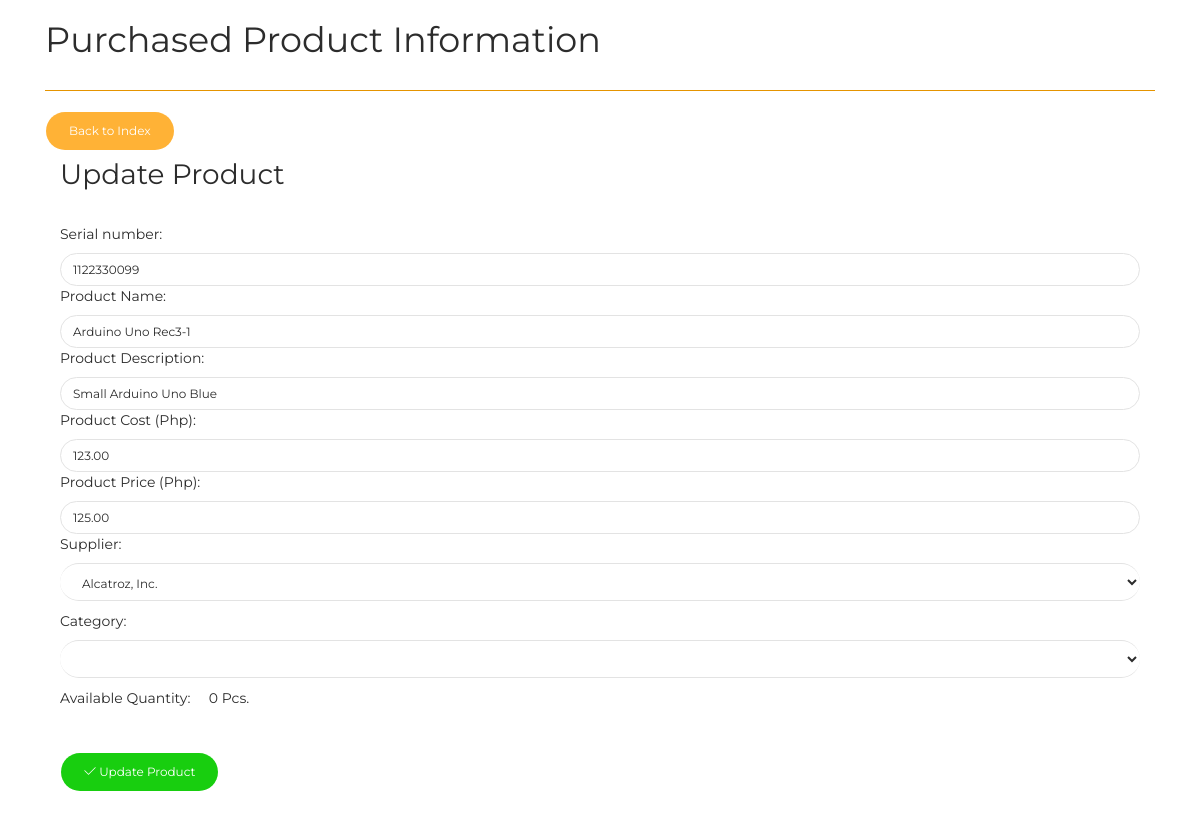
The app's page /Electricks-shop/pages/product_update.php?prod_id=11 with its own data.
### tables this page shows
CREATE TABLE IF NOT EXISTS `products` (
`prod_id` int(11) NOT NULL,
  `prod_name` varchar(50) NOT NULL,
  `prod_desc` varchar(500) NOT NULL,
  `prod_qty` int(11) NOT NULL,
  `prod_cost` decimal(10,2) NOT NULL,
  `prod_price` decimal(10,2) NOT NULL,
  `category` varchar(100) NOT NULL,
  `supplier` varchar(100) NOT NULL,
  `prod_serial` varchar(50) NOT NULL,
  `prod_pic1` varchar(500) NOT NULL,
  `prod_pic2` varchar(500) NOT NULL,
  `prod_pic3` varchar(500) NOT NULL
);

### Electricks-shop/pages/product_update.php (the view, shortened to what this page needs)
<?php
include("../config/dbconn.php");
?>
<?php
$id=isset($_GET['prod_id']) ? $_GET['prod_id'] : die('ERROR: Record ID not found.');
$result = mysqli_query($dbconn, "SELECT * FROM products WHERE prod_id=$id");
while($res = mysqli_fetch_array($result))
{
    $prod_name = $res['prod_name'];
    $prod_desc = $res['prod_desc'];
    $prod_qty = $res['prod_qty'];
    $prod_cost = $res['prod_cost'];
    $prod_price = $res['prod_price'];
    $prod_serial = $res['prod_serial'];
}
?>
<!DOCTYPE html>
<html lang="en">
<head>
    <link rel="stylesheet" href="https://maxcdn.bootstrapcdn.com/font-awesome/latest/css/font-awesome.min.css" />
    <link href="../assets/css/bootstrap.min.css" rel="stylesheet" />
    <link href="../assets/css/now-ui-kit.css?v=1.1.0" rel="stylesheet" />
    <link href="../assets/css/demo.css" rel="stylesheet" />
</head>
<body class="index-page sidebar-collapse">
    <div class="wrapper">
<br>
        <div class="main">
            <div class="section section-basic">
                <div class="container">
                      <h2>Purchased Product Information</h2>
                      <hr color="orange">
                      <a href='admin_panel.php' class='btn btn-warning btn-round'>Back to Index</a>
                <br>
                <div class="col-md-12">
    <div class="panel panel-success panel-size-custom">
  <div class="panel-heading"><h3>Update Product</h3></div>
  <div class="panel-body">
    <form action="product_update.php" method="post">
        <div class="form group">
            <label for="prod_name">Serial number:</label>
            <input type="text" class="form-control" id="prod_serial" name="prod_serial" value="<?php echo $prod_serial;?>">
            <label for="prod_name">Product Name:</label>
            <input type="text" class="form-control" id="prod_name" name="prod_name" value="<?php echo $prod_name;?>">
            <label for="prod_desc">Product Description:</label>
            <input type="text" class="form-control" id="prod_desc" name="prod_desc" value="<?php echo $prod_desc;?>">
            <label for="prod_cost">Product Cost (Php):</label>
            <input type="text" class="form-control" id="prod_cost" name="prod_cost" value="<?php echo $prod_cost;?>">
            <label for="prod_price">Product Price (Php):</label>
            <input type="text" class="form-control" id="prod_price" name="prod_price" value="<?php echo $prod_price;?>">
                    <div class="form-group">
                        <label for="supp_name">Supplier:</label>
                        <div class="input-group">
                            <select class="form-control" id="supplier" name="supplier" required>
                              <?php
                              include('../config/dbconn.php');
                              $query=mysqli_query($dbconn,"SELECT supp_name FROM supplier ORDER BY supp_name ASC")or die(mysqli_error());
                              while($row=mysqli_fetch_array($query)){
                                  ?>
                                <option value="<?php echo $row['supp_name'];?>"><?php echo $row['supp_name'];?></option>
                                <?php }?>
                            </select>
                        </div>
                        <label for="category">Category:</label>
                        <div class="input-group">
                            <select class="form-control" id="category" name="category" required>
                              <?php
                              include('../config/dbconn.php');
                              $query=mysqli_query($dbconn,"SELECT cat_name FROM category ORDER BY cat_name ASC")or die(mysqli_error());
                              while($row=mysqli_fetch_array($query)){
                              ?>
                                <option value="<?php echo $row['cat_name'];?>"><?php echo $row['cat_name'];?></option>
                                <?php }?>
                            </select>
                        </div>
                        <label for="prod_qty" id="prod_qty" name="prod_qty">Available Quantity: &nbsp &nbsp <?php echo $prod_qty;?> Pcs.</label>
                    </div>
                </div>
             </div>
            </div>
            <br>
            <div class="form group">
                <button type="submit" class="btn btn-success btn-round" id="submit" name="update">
                    <i class="now-ui-icons ui-1_check"></i> Update Product
                </button>
            </div>
  </div>
</div>
</div>
    </div>
</body>
</html>

### Electricks-shop/assets/css/demo.css (style rules this page uses)
.section-basic { padding-top: 0; }

### records on screen
products: prod_serial "1122330099", prod_name "Arduino Uno Rec3-1", prod_desc "Small Arduino Uno Blue", prod_cost "123.00", prod_price "125.00", prod_qty "0"

### other values on screen
form field supplier "Alcatroz, Inc."
